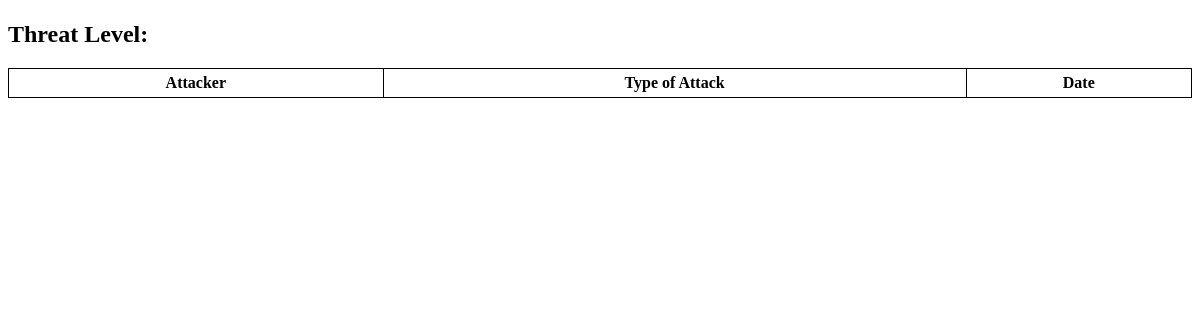
The app's page /topology/machine/10.104.237.34/, older data.
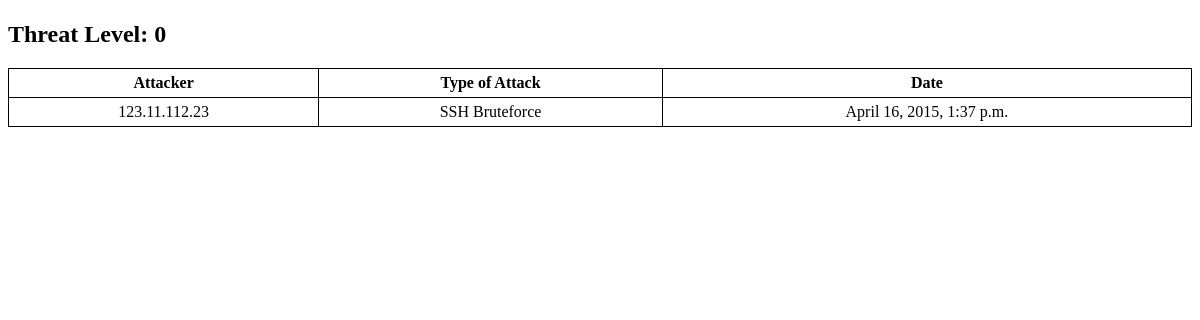
The same page, newer data.
### topology/models.py (models this page shows, shortened)
class Machine(models.Model):
    ip = models.CharField(max_length=15, unique=True) #255.255.255.255
    name = models.CharField(max_length=16, default="") #SSH-Server
    number_of_threats = models.IntegerField(default=0)
    def __unicode__(self):
        return self.ip

class Threat(models.Model):
    name = models.CharField(max_length=64)
    attacker = models.CharField(max_length=15) #255.255.255.255
    reciever = models.ForeignKey(Machine, to_field='ip')
    date = models.DateTimeField()

### topology/views.py (the view)
# urls.py: url(r'^machine/(?P<ip>.*)/$',views.machine, name='machine'),)
def machine(request, ip):
    context_dict = {}
    try:
        machine = Machine.objects.get(ip=ip)
        context_dict['machine_ip'] = machine
        threats = Threat.objects.filter(reciever=ip)
        context_dict['threats'] = threats
    except:
        pass
    return render(request, 'topology/machine.html', context_dict)

### templates/topology/machine.html (shortened to what this page needs)
<!DOCTYPE html>
<html>
  <head>
  </head>
  <body>
    <h2>Threat Level: {{machine_ip.number_of_threats}} </h2>
    <table style="width:100%">
      <tr>
        <th>Attacker</th>
        <th>Type of Attack</th>
        <th>Date</th>
      </tr>
      {% for threat in threats %}
      <tr>
        <td>{{ threat.attacker }}</td>
        <td>{{ threat.name }}</td>
        <td>{{ threat.date }}</td>
      </tr>
    {% endfor %}
  </table>
  </body>
</html>

Row changes from the older to the newer data that the page shows:
added Machine: number_of_threats "0"
added Threat: attacker "123.11.112.23", name "SSH Bruteforce", date "April 16, 2015, 1:37 p.m."
